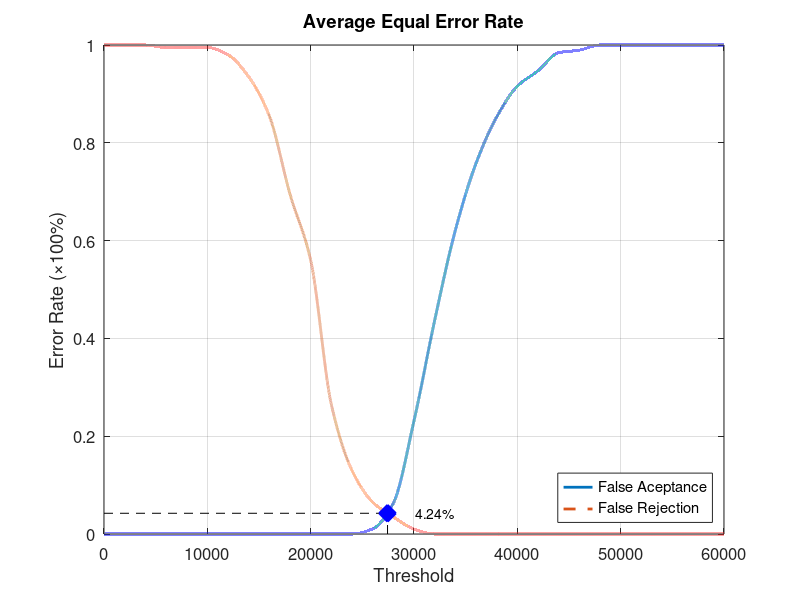
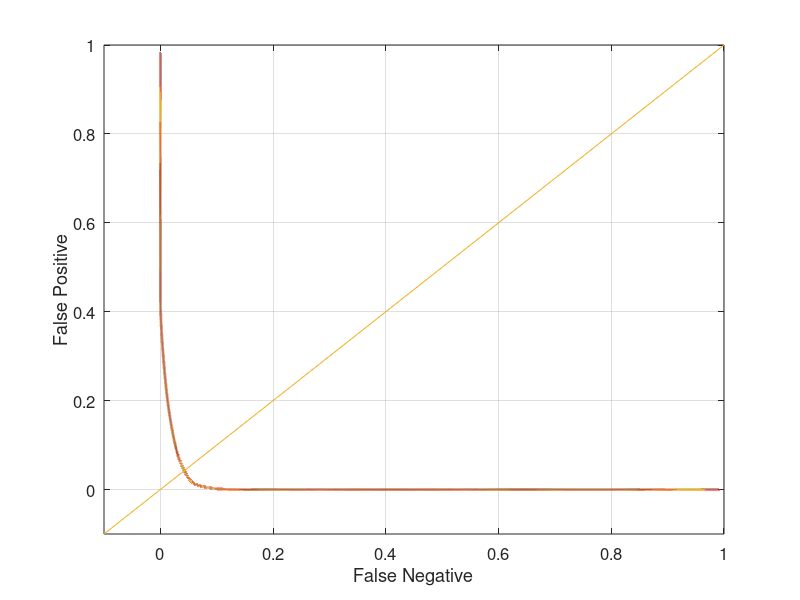

Reproduce these figures in MATLAB, in order.
function yEER = Database3_2
close all;
clear;
clc;
x = 0:2000:60000;
xq = 0:0.5:60000;

y0 = [0 0 0 0 0 0 0 0 0 0 0 0 0 0.0105263 0.0631579 0.231579 0.436842 0.621053 0.757895 0.852632 0.915789 0.947368 0.984211 0.989474 1 1 1 1 1 1 1];
yy0 = interp1(x, y0, xq, 'pchip');
y1 = [1 1 1 0.995 0.995 0.995 0.98 0.935 0.855 0.695 0.56 0.265 0.13 0.065 0.035 0.01 0 0 0 0 0 0 0 0 0 0 0 0 0 0 0];
yy1 = interp1(x, y1, xq, 'pchip');

% Calculating EER: 
y2 = abs(y0 - y1);
find(y2 == min(y2))
yy2 = abs(yy0 - yy1);
xEER = find(yy2 == min(yy2));
xEERIndex = xq(xEER) % X-axis EER
yEER = yy0(xEER) % Y-axis EER

main = figure
plot(xq, yy0,'-','LineWidth', 2);	hold on
plot(xq, yy1,'--','LineWidth', 2);	hold on
plot([xEERIndex xEERIndex], [0 yEER], 'k--');	hold on
plot([0 xEERIndex], [yEER yEER], 'k--');	hold on
plot(xEERIndex, yEER, 'bx', 'LineWidth', 10);	hold on
text(xEERIndex + 10 * xEERIndex / 100, yEER, [num2str(round((10000 * yEER)) / 100) '%'])
legend('False Aceptance', 'False Rejection', 'Location', 'SouthEast')
xlabel('Threshold')
ylabel('Error Rate (\times100%)')
title('Average Equal Error Rate')
set(gca, 'FontSize', 12)
axis([0 60000 0 1])
grid on

print(main, 'Database3_2Main', '-dpng');
FNRxFPR = figure('Color', [1 1 1]);
plot(yy1, yy0, '-', yy1, yy0, 'LineWidth', 2);
hold on
y = -0.1:0.1:1
plot(y, y); 
set(gca, 'FontSize', 12)
xlabel('False Negative')
ylabel('False Positive')
axis([-0.1 1 -0.1 1])
set(gca, 'FontSize', 12)
grid on

print(FNRxFPR, 'Database3_2FNRxFPR','-dpng');
end
